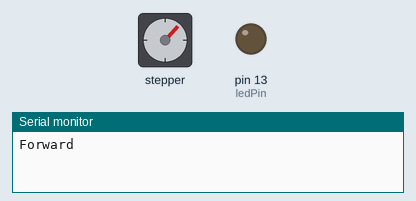
Simulated run of this sketch. Board: Arduino Uno, built with avr-gcc and run on an emulated ATmega328P. Parts: stepper motor, output pins drawn as LEDs (lit = HIGH), the last lines printed to the serial monitor. Stepper angles assume 200 steps per turn.

Above: at 1.45 s.
At 10.38 s:
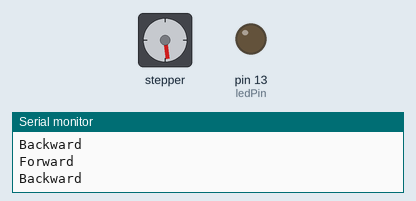
At 19.8 s:
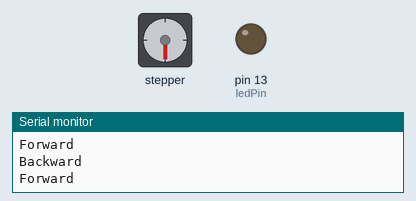
At 38.9 s:
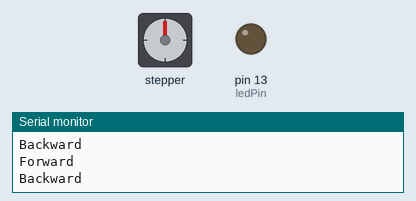
Timing chart, 0 to 40.0 s (numbered marks = the images above):
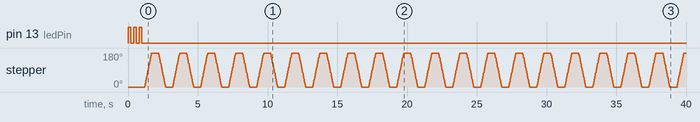

The sketch:

stepper1.ino
```cpp
#include <Stepper.h>

#define motorSteps 200     // change this depending on the number of steps
                           // per revolution of your motor
#define motorPin1 22
#define motorPin2 23
#define motorPin3 24
#define motorPin4 25
#define ledPin 13

// initialize of the Stepper library:
Stepper myStepper(motorSteps, motorPin1,motorPin2,motorPin3,motorPin4);

void setup() {
  // set the motor speed at 60 RPMS:
  myStepper.setSpeed(60);

  // Initialize the Serial port:
  Serial.begin(9600);

  // set up the LED pin:
  pinMode(ledPin, OUTPUT);
  // blink the LED:
  blink(3);
}

void loop() {
  // Step forward 100 steps:
  Serial.println("Forward");
  myStepper.step(100);
  delay(500);

  // Step backward 100 steps:
  Serial.println("Backward");
  myStepper.step(-100);
  delay(500);

}

// Blink the reset LED:
void blink(int howManyTimes) {
  int i;
  for (i=0; i< howManyTimes; i++) {
    digitalWrite(ledPin, HIGH);
    delay(200);
    digitalWrite(ledPin, LOW);
    delay(200);
  }
}
```

Measured:
- by itself, stepper: turns 180° clockwise in 0.48 s, then 180° counter-clockwise in 0.48 s, repeating every 2.0 s
